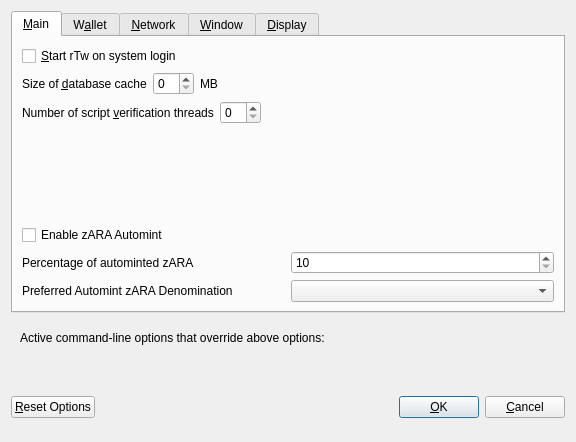
<?xml version="1.0" encoding="UTF-8"?>
<ui version="4.0">
 <class>OptionsDialog</class>
 <widget class="QDialog" name="OptionsDialog">
  <property name="geometry">
   <rect>
    <x>0</x>
    <y>0</y>
    <width>576</width>
    <height>442</height>
   </rect>
  </property>
  <property name="windowTitle">
   <string>Options</string>
  </property>
  <property name="modal">
   <bool>true</bool>
  </property>
  <layout class="QVBoxLayout" name="verticalLayout">
   <item>
    <widget class="QTabWidget" name="tabWidget">
     <property name="currentIndex">
      <number>0</number>
     </property>
     <widget class="QWidget" name="tabMain">
      <attribute name="title">
       <string>&amp;Main</string>
      </attribute>
      <layout class="QVBoxLayout" name="verticalLayout_Main">
       <item>
        <widget class="QCheckBox" name="AriAAtStartup">
         <property name="toolTip">
          <string>Automatically start rTw after logging in to the system.</string>
         </property>
         <property name="text">
          <string>&amp;Start rTw on system login</string>
         </property>
        </widget>
       </item>
       <item>
        <layout class="QHBoxLayout" name="horizontalLayout_2_Main">
         <item>
          <widget class="QLabel" name="databaseCacheLabel">
           <property name="text">
            <string>Size of &amp;database cache</string>
           </property>
           <property name="textFormat">
            <enum>Qt::PlainText</enum>
           </property>
           <property name="buddy">
            <cstring>databaseCache</cstring>
           </property>
          </widget>
         </item>
         <item>
          <widget class="QSpinBox" name="databaseCache"/>
         </item>
         <item>
          <widget class="QLabel" name="databaseCacheUnitLabel">
           <property name="text">
            <string>MB</string>
           </property>
           <property name="textFormat">
            <enum>Qt::PlainText</enum>
           </property>
          </widget>
         </item>
         <item>
          <spacer name="horizontalSpacer_2_Main">
           <property name="orientation">
            <enum>Qt::Horizontal</enum>
           </property>
           <property name="sizeHint" stdset="0">
            <size>
             <width>40</width>
             <height>20</height>
            </size>
           </property>
          </spacer>
         </item>
        </layout>
       </item>
       <item>
        <layout class="QHBoxLayout" name="horizontalLayout_3_Main">
         <item>
          <widget class="QLabel" name="threadsScriptVerifLabel">
           <property name="text">
            <string>Number of script &amp;verification threads</string>
           </property>
           <property name="textFormat">
            <enum>Qt::PlainText</enum>
           </property>
           <property name="buddy">
            <cstring>threadsScriptVerif</cstring>
           </property>
          </widget>
         </item>
         <item>
          <widget class="QSpinBox" name="threadsScriptVerif">
           <property name="toolTip">
            <string>(0 = auto, &lt;0 = leave that many cores free)</string>
           </property>
          </widget>
         </item>
         <item>
          <spacer name="horizontalSpacer_3_Main">
           <property name="orientation">
            <enum>Qt::Horizontal</enum>
           </property>
           <property name="sizeHint" stdset="0">
            <size>
             <width>40</width>
             <height>20</height>
            </size>
           </property>
          </spacer>
         </item>
        </layout>
       </item>
       <item>
        <spacer name="verticalSpacer_2">
         <property name="orientation">
          <enum>Qt::Vertical</enum>
         </property>
         <property name="sizeHint" stdset="0">
          <size>
           <width>20</width>
           <height>40</height>
          </size>
         </property>
        </spacer>
       </item>
       <item>
        <widget class="QCheckBox" name="checkBoxZeromintEnable">
         <property name="toolTip">
          <string>Enable automatic minting of ARA units to zARA</string>
         </property>
         <property name="layoutDirection">
          <enum>Qt::LeftToRight</enum>
         </property>
         <property name="text">
          <string>Enable zARA Automint</string>
         </property>
        </widget>
       </item>
       <item>
        <layout class="QHBoxLayout" name="horizontalLayout_3">
         <item>
          <widget class="QLabel" name="percentage_label">
           <property name="toolTip">
            <string>Percentage of incoming ARA which get automatically converted to zARA via Zerocoin Protocol (min: 10%)</string>
           </property>
           <property name="text">
            <string>Percentage of autominted zARA</string>
           </property>
          </widget>
         </item>
         <item>
          <widget class="QSpinBox" name="zeromintPercentage">
           <property name="minimum">
            <number>10</number>
           </property>
           <property name="maximum">
            <number>100</number>
           </property>
          </widget>
         </item>
        </layout>
       </item>
       <item>
        <layout class="QHBoxLayout" name="horizontalLayout" stretch="0,0">
         <property name="sizeConstraint">
          <enum>QLayout::SetFixedSize</enum>
         </property>
         <item>
          <widget class="QLabel" name="labelPreferredDenom">
           <property name="maximumSize">
            <size>
             <width>16777215</width>
             <height>16777215</height>
            </size>
           </property>
           <property name="toolTip">
            <string>Wait with automatic conversion to Zerocoin until enough ARA for this denomination is available</string>
           </property>
           <property name="text">
            <string>Preferred Automint zARA Denomination</string>
           </property>
          </widget>
         </item>
         <item>
          <widget class="QComboBox" name="preferredDenom">
           <property name="maximumSize">
            <size>
             <width>16777215</width>
             <height>27</height>
            </size>
           </property>
           <property name="toolTip">
            <string>Wait with automatic conversion to Zerocoin until enough ARA for this denomination is available</string>
           </property>
           <property name="maxVisibleItems">
            <number>9</number>
           </property>
           <property name="maxCount">
            <number>9</number>
           </property>
          </widget>
         </item>
        </layout>
       </item>
      </layout>
     </widget>
     <widget class="QWidget" name="tabWallet">
      <attribute name="title">
       <string>W&amp;allet</string>
      </attribute>
      <layout class="QVBoxLayout" name="verticalLayout_Wallet">
       <item>
        <layout class="QHBoxLayout" name="horizontalLayout_2_Wallet">
         <item>
          <widget class="QLabel" name="labelStakeSplitThresholdText">
           <property name="text">
            <string>Stake split threshold:</string>
           </property>
          </widget>
         </item>
         <item>
          <widget class="QSpinBox" name="spinBoxStakeSplitThreshold">
           <property name="minimum">
            <number>1</number>
           </property>
           <property name="maximum">
            <number>999999</number>
           </property>
          </widget>
         </item>
        </layout>
       </item>
       <item>
        <widget class="QGroupBox" name="groupBox">
         <property name="title">
          <string>Expert</string>
         </property>
         <layout class="QVBoxLayout" name="verticalLayout_2">
          <item>
           <widget class="QCheckBox" name="coinControlFeatures">
            <property name="toolTip">
             <string>Whether to show coin control features or not.</string>
            </property>
            <property name="text">
             <string>Enable coin &amp;control features</string>
            </property>
           </widget>
          </item>
          <item>
           <widget class="QCheckBox" name="showMasternodesTab">
            <property name="toolTip">
             <string>Show additional tab listing all your masternodes in first sub-tab&lt;br/&gt;and all masternodes on the network in second sub-tab.</string>
            </property>
            <property name="text">
             <string>Show Masternodes Tab</string>
            </property>
           </widget>
          </item>
          <item>
           <widget class="QCheckBox" name="spendZeroConfChange">
            <property name="toolTip">
             <string>If you disable the spending of unconfirmed change, the change from a transaction&lt;br/&gt;cannot be used until that transaction has at least one confirmation.&lt;br/&gt;This also affects how your balance is computed.</string>
            </property>
            <property name="text">
             <string>&amp;Spend unconfirmed change</string>
            </property>
           </widget>
          </item>
         </layout>
        </widget>
       </item>
       <item>
        <spacer name="verticalSpacer_Wallet">
         <property name="orientation">
          <enum>Qt::Vertical</enum>
         </property>
         <property name="sizeHint" stdset="0">
          <size>
           <width>20</width>
           <height>40</height>
          </size>
         </property>
        </spacer>
       </item>
      </layout>
     </widget>
     <widget class="QWidget" name="tabNetwork">
      <attribute name="title">
       <string>&amp;Network</string>
      </attribute>
      <layout class="QVBoxLayout" name="verticalLayout_Network">
       <item>
        <widget class="QCheckBox" name="mapPortUpnp">
         <property name="toolTip">
          <string>Automatically open the ARA client port on the router. This only works when your router supports UPnP and it is enabled.</string>
         </property>
         <property name="text">
          <string>Map port using &amp;UPnP</string>
         </property>
        </widget>
       </item>
       <item>
        <widget class="QCheckBox" name="allowIncoming">
         <property name="toolTip">
          <string>Accept connections from outside</string>
         </property>
         <property name="text">
          <string>Allow incoming connections</string>
         </property>
        </widget>
       </item>
       <item>
        <widget class="QCheckBox" name="connectSocks">
         <property name="toolTip">
          <string>Connect to the ARA network through a SOCKS5 proxy.</string>
         </property>
         <property name="text">
          <string>&amp;Connect through SOCKS5 proxy (default proxy):</string>
         </property>
        </widget>
       </item>
       <item>
        <layout class="QHBoxLayout" name="horizontalLayout_1_Network">
         <item>
          <widget class="QLabel" name="proxyIpLabel">
           <property name="text">
            <string>Proxy &amp;IP:</string>
           </property>
           <property name="textFormat">
            <enum>Qt::PlainText</enum>
           </property>
           <property name="buddy">
            <cstring>proxyIp</cstring>
           </property>
          </widget>
         </item>
         <item>
          <widget class="QValidatedLineEdit" name="proxyIp">
           <property name="minimumSize">
            <size>
             <width>140</width>
             <height>0</height>
            </size>
           </property>
           <property name="maximumSize">
            <size>
             <width>140</width>
             <height>16777215</height>
            </size>
           </property>
           <property name="toolTip">
            <string>IP address of the proxy (e.g. IPv4: 127.0.0.1 / IPv6: ::1)</string>
           </property>
          </widget>
         </item>
         <item>
          <widget class="QLabel" name="proxyPortLabel">
           <property name="text">
            <string>&amp;Port:</string>
           </property>
           <property name="textFormat">
            <enum>Qt::PlainText</enum>
           </property>
           <property name="buddy">
            <cstring>proxyPort</cstring>
           </property>
          </widget>
         </item>
         <item>
          <widget class="QLineEdit" name="proxyPort">
           <property name="minimumSize">
            <size>
             <width>55</width>
             <height>0</height>
            </size>
           </property>
           <property name="maximumSize">
            <size>
             <width>55</width>
             <height>16777215</height>
            </size>
           </property>
           <property name="toolTip">
            <string>Port of the proxy (e.g. 9050)</string>
           </property>
          </widget>
         </item>
         <item>
          <spacer name="horizontalSpacer_1_Network">
           <property name="orientation">
            <enum>Qt::Horizontal</enum>
           </property>
           <property name="sizeHint" stdset="0">
            <size>
             <width>40</width>
             <height>20</height>
            </size>
           </property>
          </spacer>
         </item>
        </layout>
       </item>
       <item>
        <spacer name="verticalSpacer_Network">
         <property name="orientation">
          <enum>Qt::Vertical</enum>
         </property>
         <property name="sizeHint" stdset="0">
          <size>
           <width>20</width>
           <height>40</height>
          </size>
         </property>
        </spacer>
       </item>
      </layout>
     </widget>
     <widget class="QWidget" name="tabWindow">
      <attribute name="title">
       <string>&amp;Window</string>
      </attribute>
      <layout class="QVBoxLayout" name="verticalLayout_Window">
       <item>
        <widget class="QCheckBox" name="minimizeToTray">
         <property name="toolTip">
          <string>Show only a tray icon after minimizing the window.</string>
         </property>
         <property name="text">
          <string>&amp;Minimize to the tray instead of the taskbar</string>
         </property>
        </widget>
       </item>
       <item>
        <widget class="QCheckBox" name="minimizeOnClose">
         <property name="toolTip">
          <string>Minimize instead of exit the application when the window is closed. When this option is enabled, the application will be closed only after selecting Quit in the menu.</string>
         </property>
         <property name="text">
          <string>M&amp;inimize on close</string>
         </property>
        </widget>
       </item>
       <item>
        <spacer name="verticalSpacer_Window">
         <property name="orientation">
          <enum>Qt::Vertical</enum>
         </property>
         <property name="sizeHint" stdset="0">
          <size>
           <width>20</width>
           <height>40</height>
          </size>
         </property>
        </spacer>
       </item>
      </layout>
     </widget>
     <widget class="QWidget" name="tabDisplay">
      <attribute name="title">
       <string>&amp;Display</string>
      </attribute>
      <layout class="QVBoxLayout" name="verticalLayout_Display">
       <item>
        <layout class="QHBoxLayout" name="horizontalLayout_1_Display">
         <item>
          <widget class="QLabel" name="langLabel">
           <property name="text">
            <string>User Interface &amp;language:</string>
           </property>
           <property name="textFormat">
            <enum>Qt::PlainText</enum>
           </property>
           <property name="buddy">
            <cstring>lang</cstring>
           </property>
          </widget>
         </item>
         <item>
          <widget class="QValueComboBox" name="lang">
           <property name="toolTip">
            <string>The user interface language can be set here. This setting will take effect after restarting ARA.</string>
           </property>
          </widget>
         </item>
        </layout>
       </item>
       <item>
        <widget class="QLabel" name="label_3">
         <property name="toolTip">
          <string notr="true"/>
         </property>
         <property name="statusTip">
          <string notr="true"/>
         </property>
         <property name="whatsThis">
          <string notr="true"/>
         </property>
         <property name="accessibleName">
          <string notr="true"/>
         </property>
         <property name="text">
          <string>Language missing or translation incomplete? Help contributing translations here:
https://nur1labs.com/</string>
         </property>
         <property name="wordWrap">
          <bool>true</bool>
         </property>
         <property name="openExternalLinks">
          <bool>true</bool>
         </property>
         <property name="textInteractionFlags">
          <set>Qt::TextBrowserInteraction</set>
         </property>
        </widget>
       </item>
       <item>
        <layout class="QHBoxLayout" name="horizontalLayout_4_Display" stretch="0,0">
         <item>
          <widget class="QLabel" name="themeLabel">
           <property name="text">
            <string>User Interface Theme:</string>
           </property>
          </widget>
         </item>
         <item>
          <widget class="QValueComboBox" name="theme"/>
         </item>
        </layout>
       </item>
       <item>
        <widget class="Line" name="line">
         <property name="orientation">
          <enum>Qt::Horizontal</enum>
         </property>
        </widget>
       </item>
       <item>
        <layout class="QHBoxLayout" name="horizontalLayout_2_Display">
         <item>
          <widget class="QLabel" name="unitLabel">
           <property name="text">
            <string>&amp;Unit to show amounts in:</string>
           </property>
           <property name="textFormat">
            <enum>Qt::PlainText</enum>
           </property>
           <property name="buddy">
            <cstring>unit</cstring>
           </property>
          </widget>
         </item>
         <item>
          <widget class="QValueComboBox" name="unit">
           <property name="toolTip">
            <string>Choose the default subdivision unit to show in the interface and when sending coins.</string>
           </property>
          </widget>
         </item>
        </layout>
       </item>
       <item>
        <layout class="QHBoxLayout" name="horizontalLayout_5_Display">
         <item>
          <widget class="QLabel" name="digitsLabel">
           <property name="text">
            <string>Decimal digits</string>
           </property>
          </widget>
         </item>
         <item>
          <widget class="QValueComboBox" name="digits"/>
         </item>
        </layout>
       </item>
	   <item>
        <widget class="QCheckBox" name="checkBoxHideZeroBalances">
         <property name="toolTip">
          <string>Hide empty balances</string>
         </property>
         <property name="layoutDirection">
          <enum>Qt::LeftToRight</enum>
         </property>
         <property name="text">
          <string>Hide empty balances</string>
         </property>
        </widget>
       </item>
       <item>
        <layout class="QHBoxLayout" name="horizontalLayout_3_Display">
         <item>
          <widget class="QLabel" name="thirdPartyTxUrlsLabel">
           <property name="toolTip">
            <string>Third party URLs (e.g. a block explorer) that appear in the transactions tab as context menu items. %s in the URL is replaced by transaction hash. Multiple URLs are separated by vertical bar |.</string>
           </property>
           <property name="text">
            <string>Third party transaction URLs</string>
           </property>
           <property name="buddy">
            <cstring>thirdPartyTxUrls</cstring>
           </property>
          </widget>
         </item>
         <item>
          <widget class="QLineEdit" name="thirdPartyTxUrls">
           <property name="toolTip">
            <string>Third party URLs (e.g. a block explorer) that appear in the transactions tab as context menu items. %s in the URL is replaced by transaction hash. Multiple URLs are separated by vertical bar |.</string>
           </property>
          </widget>
         </item>
        </layout>
       </item>
       <item>
        <spacer name="verticalSpacer">
         <property name="orientation">
          <enum>Qt::Vertical</enum>
         </property>
         <property name="sizeHint" stdset="0">
          <size>
           <width>20</width>
           <height>40</height>
          </size>
         </property>
        </spacer>
       </item>
      </layout>
     </widget>
    </widget>
   </item>
   <item>
    <widget class="QFrame" name="frame">
     <layout class="QVBoxLayout" name="verticalLayout_Bottom">
      <item>
       <layout class="QHBoxLayout" name="horizontalLayout_Bottom">
        <item>
         <widget class="QLabel" name="overriddenByCommandLineInfoLabel">
          <property name="text">
           <string>Active command-line options that override above options:</string>
          </property>
          <property name="textFormat">
           <enum>Qt::PlainText</enum>
          </property>
         </widget>
        </item>
        <item>
         <spacer name="horizontalSpacer_Bottom">
          <property name="orientation">
           <enum>Qt::Horizontal</enum>
          </property>
          <property name="sizeHint" stdset="0">
           <size>
            <width>40</width>
            <height>20</height>
           </size>
          </property>
         </spacer>
        </item>
       </layout>
      </item>
      <item>
       <widget class="QLabel" name="overriddenByCommandLineLabel">
        <property name="text">
         <string/>
        </property>
        <property name="textFormat">
         <enum>Qt::PlainText</enum>
        </property>
        <property name="wordWrap">
         <bool>true</bool>
        </property>
       </widget>
      </item>
     </layout>
    </widget>
   </item>
   <item>
    <layout class="QHBoxLayout" name="horizontalLayout_Buttons">
     <item>
      <widget class="QPushButton" name="resetButton">
       <property name="toolTip">
        <string>Reset all client options to default.</string>
       </property>
       <property name="text">
        <string>&amp;Reset Options</string>
       </property>
       <property name="autoDefault">
        <bool>false</bool>
       </property>
      </widget>
     </item>
     <item>
      <spacer name="horizontalSpacer_1">
       <property name="orientation">
        <enum>Qt::Horizontal</enum>
       </property>
       <property name="sizeHint" stdset="0">
        <size>
         <width>40</width>
         <height>48</height>
        </size>
       </property>
      </spacer>
     </item>
     <item>
      <widget class="QLabel" name="statusLabel">
       <property name="minimumSize">
        <size>
         <width>200</width>
         <height>0</height>
        </size>
       </property>
       <property name="font">
        <font>
         <weight>75</weight>
         <bold>true</bold>
        </font>
       </property>
       <property name="text">
        <string/>
       </property>
       <property name="textFormat">
        <enum>Qt::PlainText</enum>
       </property>
       <property name="wordWrap">
        <bool>true</bool>
       </property>
      </widget>
     </item>
     <item>
      <spacer name="horizontalSpacer_2">
       <property name="orientation">
        <enum>Qt::Horizontal</enum>
       </property>
       <property name="sizeHint" stdset="0">
        <size>
         <width>40</width>
         <height>48</height>
        </size>
       </property>
      </spacer>
     </item>
     <item>
      <widget class="QPushButton" name="okButton">
       <property name="text">
        <string>&amp;OK</string>
       </property>
       <property name="autoDefault">
        <bool>false</bool>
       </property>
       <property name="default">
        <bool>true</bool>
       </property>
      </widget>
     </item>
     <item>
      <widget class="QPushButton" name="cancelButton">
       <property name="text">
        <string>&amp;Cancel</string>
       </property>
       <property name="autoDefault">
        <bool>false</bool>
       </property>
      </widget>
     </item>
    </layout>
   </item>
  </layout>
 </widget>
 <customwidgets>
  <customwidget>
   <class>QValidatedLineEdit</class>
   <extends>QLineEdit</extends>
   <header>qvalidatedlineedit.h</header>
  </customwidget>
  <customwidget>
   <class>QValueComboBox</class>
   <extends>QComboBox</extends>
   <header>qvaluecombobox.h</header>
  </customwidget>
 </customwidgets>
 <resources/>
 <connections/>
</ui>
